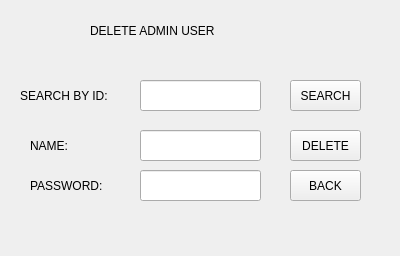
<?xml version="1.0" encoding="UTF-8"?>
<ui version="4.0">
 <class>deletelogin</class>
 <widget class="QWidget" name="deletelogin">
  <property name="geometry">
   <rect>
    <x>0</x>
    <y>0</y>
    <width>400</width>
    <height>256</height>
   </rect>
  </property>
  <property name="windowTitle">
   <string>Form</string>
  </property>
  <widget class="QLineEdit" name="login_IDlineEdit">
   <property name="geometry">
    <rect>
     <x>140</x>
     <y>80</y>
     <width>121</width>
     <height>31</height>
    </rect>
   </property>
  </widget>
  <widget class="QLabel" name="label">
   <property name="geometry">
    <rect>
     <x>20</x>
     <y>80</y>
     <width>111</width>
     <height>31</height>
    </rect>
   </property>
   <property name="text">
    <string>SEARCH BY ID:</string>
   </property>
  </widget>
  <widget class="QLabel" name="label_2">
   <property name="geometry">
    <rect>
     <x>30</x>
     <y>130</y>
     <width>81</width>
     <height>31</height>
    </rect>
   </property>
   <property name="text">
    <string>NAME:</string>
   </property>
  </widget>
  <widget class="QLineEdit" name="login_deletename_lineEdit">
   <property name="geometry">
    <rect>
     <x>140</x>
     <y>130</y>
     <width>121</width>
     <height>31</height>
    </rect>
   </property>
  </widget>
  <widget class="QPushButton" name="deletequeryButton">
   <property name="geometry">
    <rect>
     <x>290</x>
     <y>80</y>
     <width>71</width>
     <height>31</height>
    </rect>
   </property>
   <property name="text">
    <string>SEARCH</string>
   </property>
  </widget>
  <widget class="QLabel" name="label_3">
   <property name="geometry">
    <rect>
     <x>30</x>
     <y>170</y>
     <width>81</width>
     <height>31</height>
    </rect>
   </property>
   <property name="text">
    <string>PASSWORD:</string>
   </property>
  </widget>
  <widget class="QLineEdit" name="dele_login_passwordlineEdit">
   <property name="geometry">
    <rect>
     <x>140</x>
     <y>170</y>
     <width>121</width>
     <height>31</height>
    </rect>
   </property>
  </widget>
  <widget class="QPushButton" name="login_deleteButton">
   <property name="geometry">
    <rect>
     <x>290</x>
     <y>130</y>
     <width>71</width>
     <height>31</height>
    </rect>
   </property>
   <property name="text">
    <string>DELETE</string>
   </property>
  </widget>
  <widget class="QPushButton" name="deletebackButton">
   <property name="geometry">
    <rect>
     <x>290</x>
     <y>170</y>
     <width>71</width>
     <height>31</height>
    </rect>
   </property>
   <property name="text">
    <string>BACK</string>
   </property>
  </widget>
  <widget class="QLabel" name="label_4">
   <property name="geometry">
    <rect>
     <x>90</x>
     <y>10</y>
     <width>241</width>
     <height>41</height>
    </rect>
   </property>
   <property name="styleSheet">
    <string notr="true">font: 75 18pt &quot;Consolas&quot;;</string>
   </property>
   <property name="text">
    <string>DELETE ADMIN USER</string>
   </property>
  </widget>
 </widget>
 <resources/>
 <connections/>
</ui>
